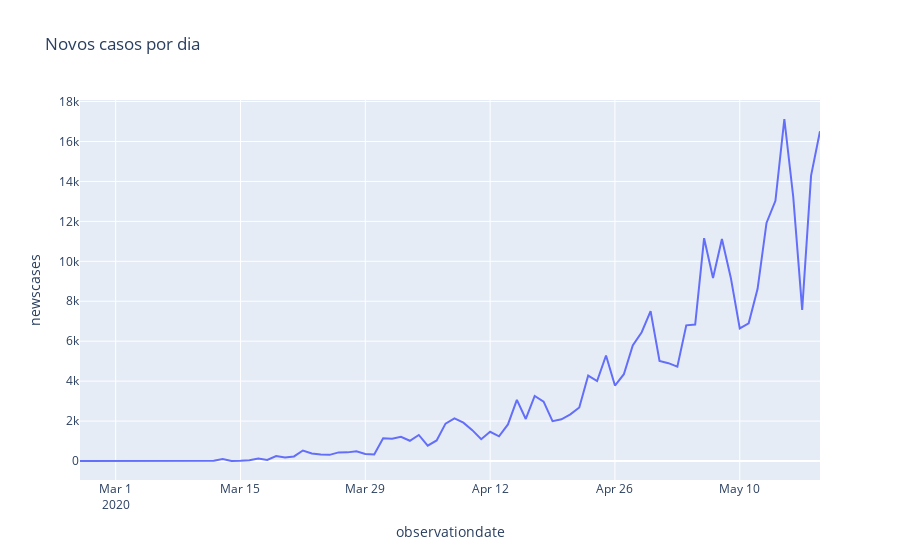

Write notebook code for a chart like this one.
### Code cell
px.line(brazil, x='observationdate', y='newscases', title='Novos casos por dia')
